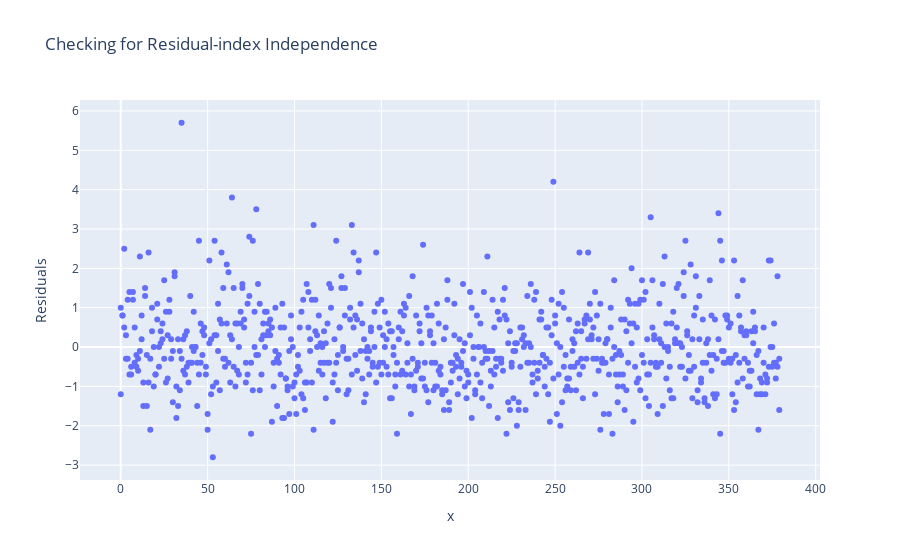

This figure's notebook cell:
### Code cell
px.scatter(df, x=df.index // 2, y='Residuals', 
          title='Checking for Residual-index Independence')

### Figure 1 — Plotly figure (JSON) as saved in the notebook; plotly's stock layout.template omitted (floating-point values rounded to 4 significant figures; data arrays with more than 128 entries replaced by an {"elided": "..."} marker saying what was removed)
{"data": [{"hovertemplate": "x=%{x}<br>Residuals=%{y}<extra></extra>", "legendgroup": "", "marker": {"color": "#636efa", "symbol": "circle"}, "mode": "markers", "name": "", "orientation": "v", "showlegend": false, "type": "scatter", "x": {"elided": "760 int values"}, "xaxis": "x", "y": {"elided": "760 float values"}, "yaxis": "y"}], "layout": {"legend": {"tracegroupgap": 0}, "title": {"text": "Checking for Residual-index Independence"}, "xaxis": {"anchor": "y", "domain": [0, 1], "title": {"text": "x"}}, "yaxis": {"anchor": "x", "domain": [0, 1], "title": {"text": "Residuals"}}}}
